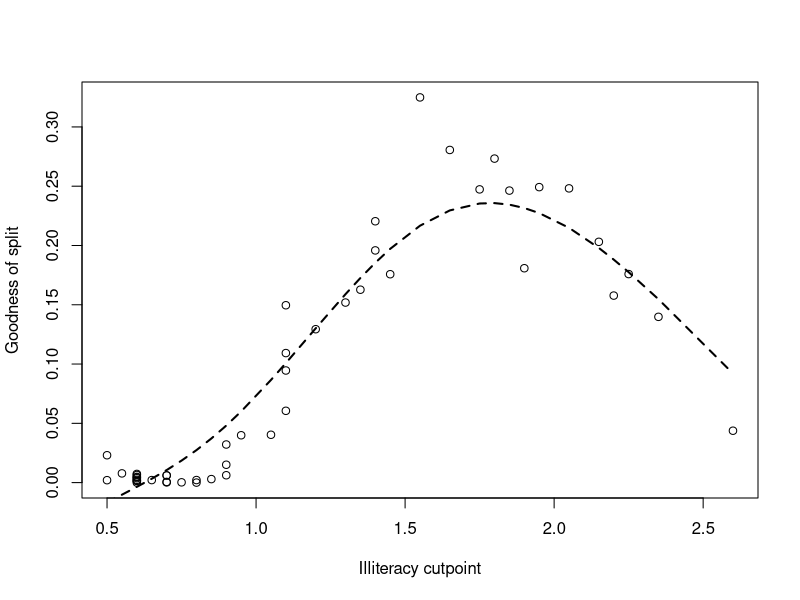

Recreate this plot in R.
## ---- chunk 1
library(knitr)
opts_chunk$set(
tidy=FALSE, fig.keep='none'
)
## ---- chunk 2
options(continue="  ", width=60)
options(SweaveHooks=list(fig=function() par(mar=c(5.1, 4.1, .3, 1.1))))
## ---- chunk 3
itemp <- function(y, offset, parms, wt) {
    if (is.matrix(y) && ncol(y) > 1)
       stop("Matrix response not allowed")
    if (!missing(parms) && length(parms) > 0)
        warning("parameter argument ignored")
    if (length(offset)) y <- y - offset
    sfun <- function(yval, dev, wt, ylevel, digits ) {
          paste("  mean=", format(signif(yval, digits)),
            ", MSE=" , format(signif(dev/wt, digits)),
            sep = '')
    }
    environment(sfun) <- .GlobalEnv
    list(y = c(y), parms = NULL, numresp = 1, numy = 1, summary = sfun)
}
## ---- chunk 4
temp <- 4
fun1 <- function(x) {
    q <- 15
    z <- 10
    fun2 <- function(y) y + z + temp
    fun2(x^2)
}
fun1(5)
## ---- chunk 5
etemp <- function(y, wt, parms) {
    wmean <- sum(y*wt)/sum(wt)
    rss <- sum(wt*(y-wmean)^2)
    list(label = wmean, deviance = rss)
}
## ---- chunk 6
stemp <- function(y, wt, x, parms, continuous)
{
    # Center y
    n <- length(y)
    y <- y- sum(y*wt)/sum(wt)

    if (continuous) {
        # continuous x variable
        temp <- cumsum(y*wt)[-n]
        left.wt  <- cumsum(wt)[-n]
        right.wt <- sum(wt) - left.wt
        lmean <- temp/left.wt
        rmean <- -temp/right.wt
        goodness <- (left.wt*lmean^2 + right.wt*rmean^2)/sum(wt*y^2)
        list(goodness = goodness, direction = sign(lmean))
    } else {
        # Categorical X variable
        ux <- sort(unique(x))
        wtsum <- tapply(wt, x, sum)
        ysum  <- tapply(y*wt, x, sum)
        means <- ysum/wtsum

        # For anova splits, we can order the categories by their means
        #  then use the same code as for a non-categorical
        ord <- order(means)
        n <- length(ord)
        temp <- cumsum(ysum[ord])[-n]
        left.wt  <- cumsum(wtsum[ord])[-n]
        right.wt <- sum(wt) - left.wt
        lmean <- temp/left.wt
        rmean <- -temp/right.wt
        list(goodness= (left.wt*lmean^2 + right.wt*rmean^2)/sum(wt*y^2),
             direction = ux[ord])
    }
}
## ---- chunk 7
library(rpart)
mystate <- data.frame(state.x77, region=state.region)
names(mystate) <- casefold(names(mystate)) #remove mixed case
ulist <- list(eval = etemp, split = stemp, init = itemp)
fit1 <- rpart(murder ~ population + illiteracy + income + life.exp +
              hs.grad + frost + region, data = mystate,
              method = ulist, minsplit = 10)
fit2 <- rpart(murder ~ population + illiteracy + income + life.exp +
              hs.grad + frost + region, data = mystate,
              method = 'anova', minsplit = 10, xval = 0)
all.equal(fit1$frame, fit2$frame)
all.equal(fit1$splits, fit2$splits)
all.equal(fit1$csplit, fit2$csplit)
all.equal(fit1$where, fit2$where)
all.equal(fit1$cptable, fit2$cptable)
## ---- chunk 8
xgroup <- rep(1:10, length = nrow(mystate))
xfit <- xpred.rpart(fit1, xgroup)
xerror <- colMeans((xfit - mystate$murder)^2)

fit2b <-  rpart(murder ~ population + illiteracy + income + life.exp +
                hs.grad + frost + region, data = mystate,
                method = 'anova', minsplit = 10, xval = xgroup)
topnode.error <- (fit2b$frame$dev/fit2b$frame$wt)[1]

xerror.relative <- xerror/topnode.error
all.equal(xerror.relative, fit2b$cptable[, 4], check.attributes = FALSE)
## ---- chunk 9
tdata <- mystate[order(mystate$illiteracy), ]
n <- nrow(tdata)
temp <- stemp(tdata$income, wt = rep(1, n), tdata$illiteracy,
              parms = NULL, continuous = TRUE)
xx <- (tdata$illiteracy[-1] + tdata$illiteracy[-n])/2
plot(xx, temp$goodness, xlab = "Illiteracy cutpoint",
     ylab = "Goodness of split")
lines(smooth.spline(xx, temp$goodness, df = 4), lwd = 2, lty = 2)
## ---- chunk 10
loginit <- function(y, offset, parms, wt)
{
    if (is.null(offset)) offset <- 0
    if (any(y != 0 & y != 1)) stop ('response must be 0/1')

    sfun <- function(yval, dev, wt, ylevel, digits ) {
          paste("events=",  round(yval[,1]),
            ", coef= ", format(signif(yval[,2], digits)),
            ", deviance=" , format(signif(dev, digits)),
            sep = '')}
    environment(sfun) <- .GlobalEnv
    list(y = cbind(y, offset), parms = 0, numresp = 2, numy = 2,
         summary = sfun)
    }

logeval <- function(y, wt, parms)
{
    tfit <- glm(y[,1] ~ offset(y[,2]), binomial, weight = wt)
    list(label= c(sum(y[,1]), tfit$coef), deviance = tfit$deviance)
}
## ---- chunk 11
logsplit <- function(y, wt, x, parms, continuous)
{
    if (continuous) {
    # continuous x variable: do all the logistic regressions
    n <- nrow(y)
    goodness <- double(n-1)
    direction <- goodness
    temp <- rep(0, n)
    for (i in 1:(n-1)) {
        temp[i] <- 1
            if (x[i] != x[i+1]) {
                tfit <- glm(y[,1] ~ temp + offset(y[,2]), binomial, weight = wt)
                goodness[i] <- tfit$null.deviance - tfit$deviance
                direction[i] <- sign(tfit$coef[2])
            }
        }
    } else {
    # Categorical X variable
    # First, find out what order to put the categories in, which
    #  will be the order of the coefficients in this model
    tfit <- glm(y[,1] ~ factor(x) + offset(y[,2]) - 1, binomial, weight = wt)
    ngrp <- length(tfit$coef)
    direction <- rank(rank(tfit$coef) + runif(ngrp, 0, 0.1)) #break ties
        # breaking ties -- if 2 groups have exactly the same p-hat, it
        #  does not matter which order I consider them in.  And the calling
        #  routine wants an ordering vector.
        #
    xx <- direction[match(x, sort(unique(x)))] #relabel from small to large
    goodness <- double(length(direction) - 1)
    for (i in 1:length(goodness)) {
        tfit <- glm(y[,1] ~ I(xx > i) + offset(y[,2]), binomial, weight = wt)
        goodness[i] <- tfit$null.deviance - tfit$deviance
        }
    }
    list(goodness=goodness, direction=direction)
}
